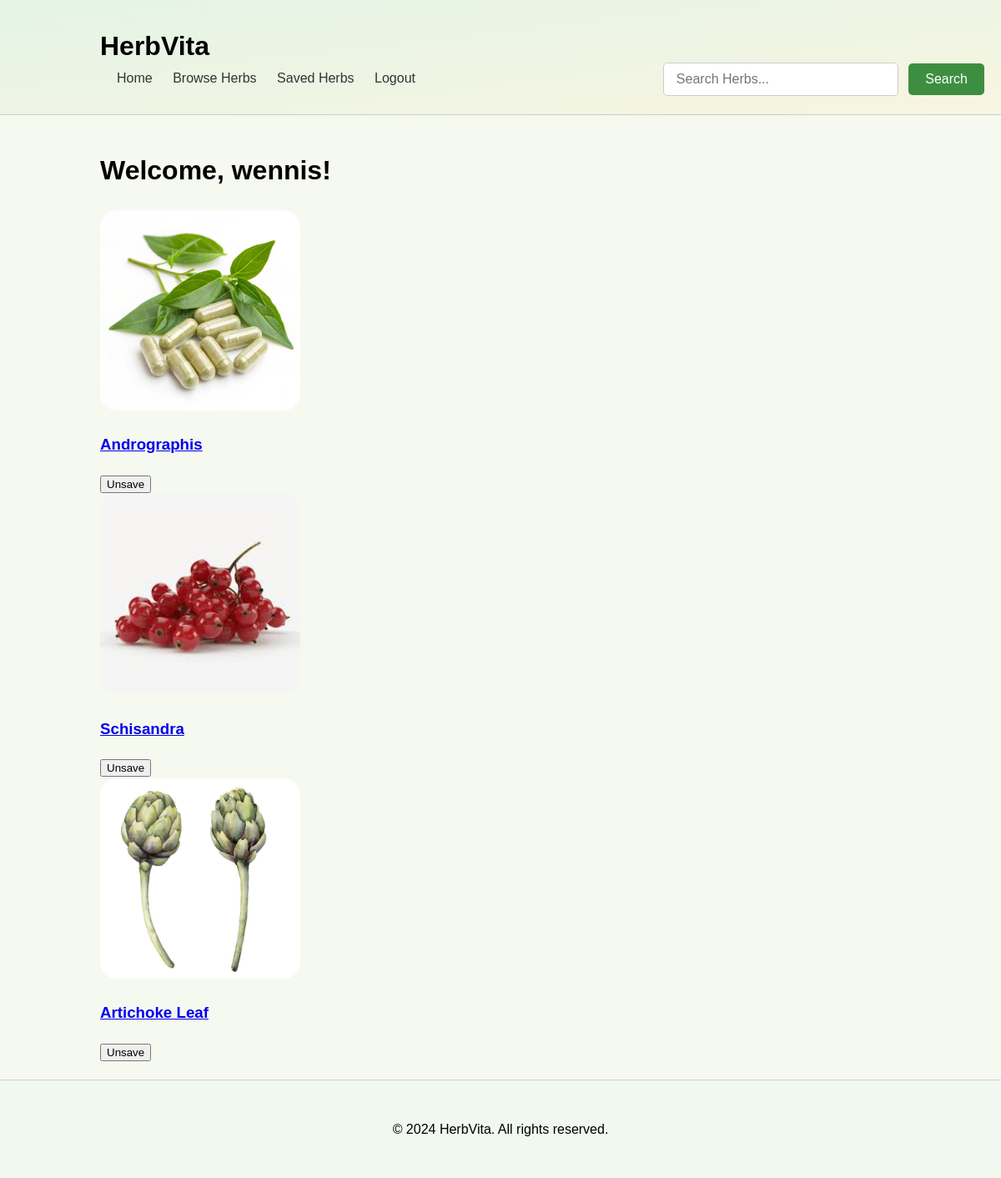
/profile.php (signed in), run on the app's committed database.
### tables this page shows
CREATE TABLE `herb` (
  `herbID` int(11) NOT NULL,
  `herbName` varchar(20) NOT NULL,
  `sideEffect` varchar(255) NOT NULL,
  `recommendedUsage` text NOT NULL,
  `Benefit` text NOT NULL,
  `healthConcerns` int(11) NOT NULL,
  `imagePath` varchar(255) NOT NULL
);

### profile.php (the view, shortened to what this page needs)
<?php
include 'db_connect.php';
function getSavedHerbs($conn, $userId) {
    $sql = "SELECT h.herbID, h.herbName, h.imagePath
            FROM savedlist sli
            JOIN herb h ON sli.herbID = h.herbID
            WHERE sli.userID = ?";
    $stmt = $conn->prepare($sql);
    $stmt->bind_param("i", $userId);
    $stmt->execute();
    $result = $stmt->get_result();
    return $result->fetch_all(MYSQLI_ASSOC);
}
?>
<!DOCTYPE html>
<html lang="en">
<head>
    <link rel="stylesheet" href="style.css">
</head>
<body>
    <header>
        <div class="container">
            <h1>HerbVita</h1>
            <nav>
                <ul>
                    <li><a href="index.php">Home</a></li>
                    <li><a href="browseHerb.php">Browse Herbs</a></li>
                    <?php if(isset($_SESSION['loggedin']) && $_SESSION['loggedin'] === true): ?>
                        <li><a href="profile.php">Saved Herbs</a></li>
                        <li><a href="logout.php">Logout</a></li>
                    <?php else: ?>
                        <li><a href="login.php">Login/Register</a></li>
                    <?php endif; ?>
                </ul>
            </nav>
            <div id="search-bar-header">
                <form action="search.php" method="get">
                    <input type="text" name="query" placeholder="Search Herbs...">
                    <button type="submit">Search</button>
                </form>
            </div>
        </div>
    </header>
    <main class="container">
        <h1>Welcome, <?php echo htmlspecialchars($_SESSION['userID']); ?>!</h1>
        <?php
            if (isset($_SESSION['loggedin']) && $_SESSION['loggedin'] === true) {
                $userId = $_SESSION['userID'];
                $savedHerbs = getSavedHerbs($conn, $userId);
                if (!empty($savedHerbs)) {
                    foreach ($savedHerbs as $herb) {
                        echo "<div class='saved-herb-item'>";
                        echo "<img src='" . htmlspecialchars($herb['imagePath']) . "' alt='" . htmlspecialchars($herb['herbName']) . "'>";
                        echo "<div class='saved-herb-info'>";
                        echo "<h3><a href='herbDetails.php?id=" . htmlspecialchars($herb['herbID']) . "'>" . htmlspecialchars($herb['herbName']) . "</a></h3>";
                        echo "</div>";
                        echo "<div class='saved-herb-actions'>";
                        echo "<button onclick='unsaveHerb(" . htmlspecialchars($herb['herbID']) . ")'>Unsave</button>";
                        echo "</div>";
                        echo "</div>";
                    }
                } else {
                    echo "<p class='no-saved-herbs'>You haven't saved any herbs yet.</p>";
                }
            } else {
                echo "<p>Please log in to see your saved herbs. <a href='login.php'>Login</a></p>";
            }
            ?>
    </main>
    <footer>
        <div class="container">
            <p>&copy; 2024 HerbVita. All rights reserved.</p>
        </div>
    </footer>
</body>
</html>

### style.css (style rules this page uses)
body { font-family: sans-serif; margin: 0; padding: 0; line-height: 1.6; background-color: #f6f9f0; }
.container { width: 80%; max-width: 1200px; margin: 0 auto; padding: 20px; }
header { background: linear-gradient(to bottom right, #e4f4e6, #f8f5e1); padding: 10px 0; border-bottom: 1px solid #ccc; }
header h1 { margin: 0; display: inline-block; }
nav ul { list-style: none; padding: 0; margin: 0; display: inline-block; }
nav ul li { display: inline; margin-left: 20px; }
nav ul li a { text-decoration: none; color: #333; }
main { padding: 20px 0; }
#search-bar-header form, #search-bar-main form { position: relative; }
#search-bar-header input[type="text"], #search-bar-main input[type="text"] { padding-right: 35px; padding: 10px 15px; border: 1px solid #ccc; border-radius: 5px; margin-right: 8px; font-size: 16px; transition: border-color 0.3s ease; }
#search-bar-header button, #search-bar-main button { padding: 10px 20px; background-color: #3e8e41; color: white; border: none; border-radius: 5px; cursor: pointer; font-size: 16px; transition: background-color 0.3s ease; }
#search-bar-header { position: absolute; top: 75px; right: 20px; display: flex; align-items: center; }
#search-bar-header input[type="text"] { width: 250px; }
footer { background-color: #f0f8f0; text-align: center; padding: 10px 0; border-top: 1px solid #ccc; }
.saved-herb-item img { width: 15rem; height: 15rem; border-radius: 20px; }

### data on the page
herb: imagePath+herbName (picture), herbName "Andrographis"
herb: imagePath+herbName (picture), herbName "Schisandra"
herb: imagePath (picture), herbName "Artichoke Leaf"

### other printed values
$_SESSION['userID'] "wennis"
